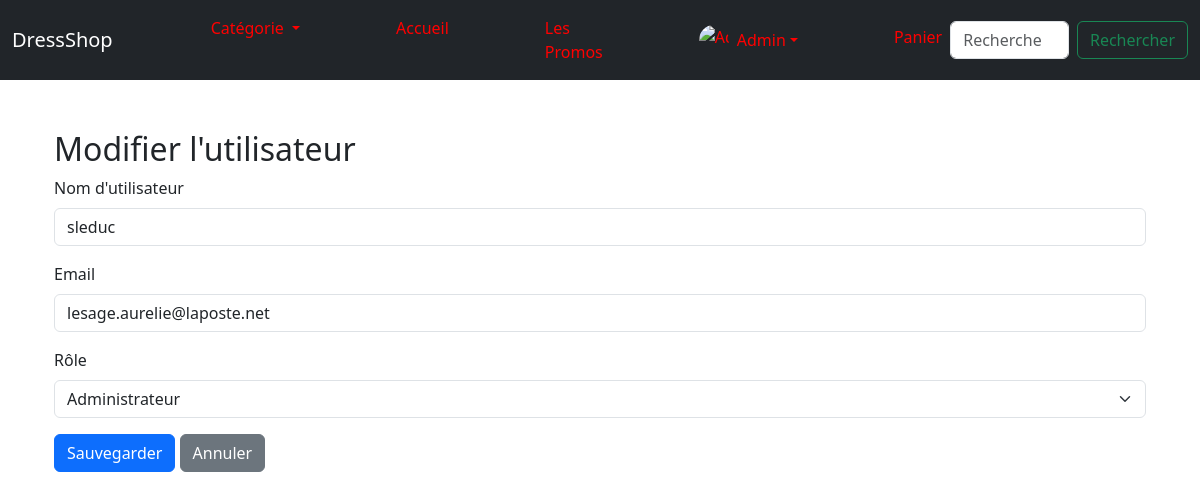
The page /index.php?action=edit_user&id=2 (signed in) on the database its author committed.
### tables this page shows
CREATE TABLE `users` (
  `id` int(11) NOT NULL,
  `username` varchar(50) NOT NULL,
  `password` varchar(255) NOT NULL,
  `email` varchar(100) NOT NULL,
  `role` enum('admin','user') DEFAULT 'user',
  `created_at` timestamp NOT NULL DEFAULT current_timestamp()
);

### View/admin/edit_user.php (the view, shortened to what this page needs)
<?php
require_once __DIR__ . '/../../Controller/auth.php';
$user_id = isset($_GET['id']) ? (int)$_GET['id'] : 0;
$stmt = $pdo->prepare('SELECT * FROM users WHERE id = ?');
$stmt->execute([$user_id]);
$user = $stmt->fetch(PDO::FETCH_ASSOC);
?>
<!DOCTYPE html>
<html lang="fr">
<head>
    <link href="https://cdn.jsdelivr.net/npm/bootstrap@5.3.0/dist/css/bootstrap.min.css" rel="stylesheet">
</head>
<body>
<div class="container mt-4">
    <h2>Modifier l'utilisateur</h2>
    <form action="index.php?action=update_user" method="post">
        <div class="mb-3">
            <label for="username" class="form-label">Nom d'utilisateur</label>
            <input type="text" class="form-control" id="username" name="username" value="<?php echo htmlspecialchars($user['username']); ?>" required>
        </div>
        <div class="mb-3">
            <label for="email" class="form-label">Email</label>
            <input type="email" class="form-control" id="email" name="email" value="<?php echo htmlspecialchars($user['email']); ?>" required>
        </div>
        <div class="mb-3">
            <label for="role" class="form-label">Rôle</label>
            <select class="form-select" id="role" name="role" required>
                <option value="admin" <?php echo $user['role'] === 'admin' ? 'selected' : ''; ?>>Administrateur</option>
            </select>
        </div>
        <div class="mb-3">
            <button type="submit" class="btn btn-primary">Sauvegarder</button>
            <a href="index.php?action=users_list" class="btn btn-secondary">Annuler</a>
        </div>
    </form>
</div>
</body>
</html>

### View/style.css (style rules this page uses)
* { margin: 0; padding: 0; box-sizing: border-box; }
html, body { height: 100%; margin: 0; padding: 0; }

### rows shown on the page
users: username "sleduc", email "lesage.aurelie@laposte.net", role "Administrateur"
